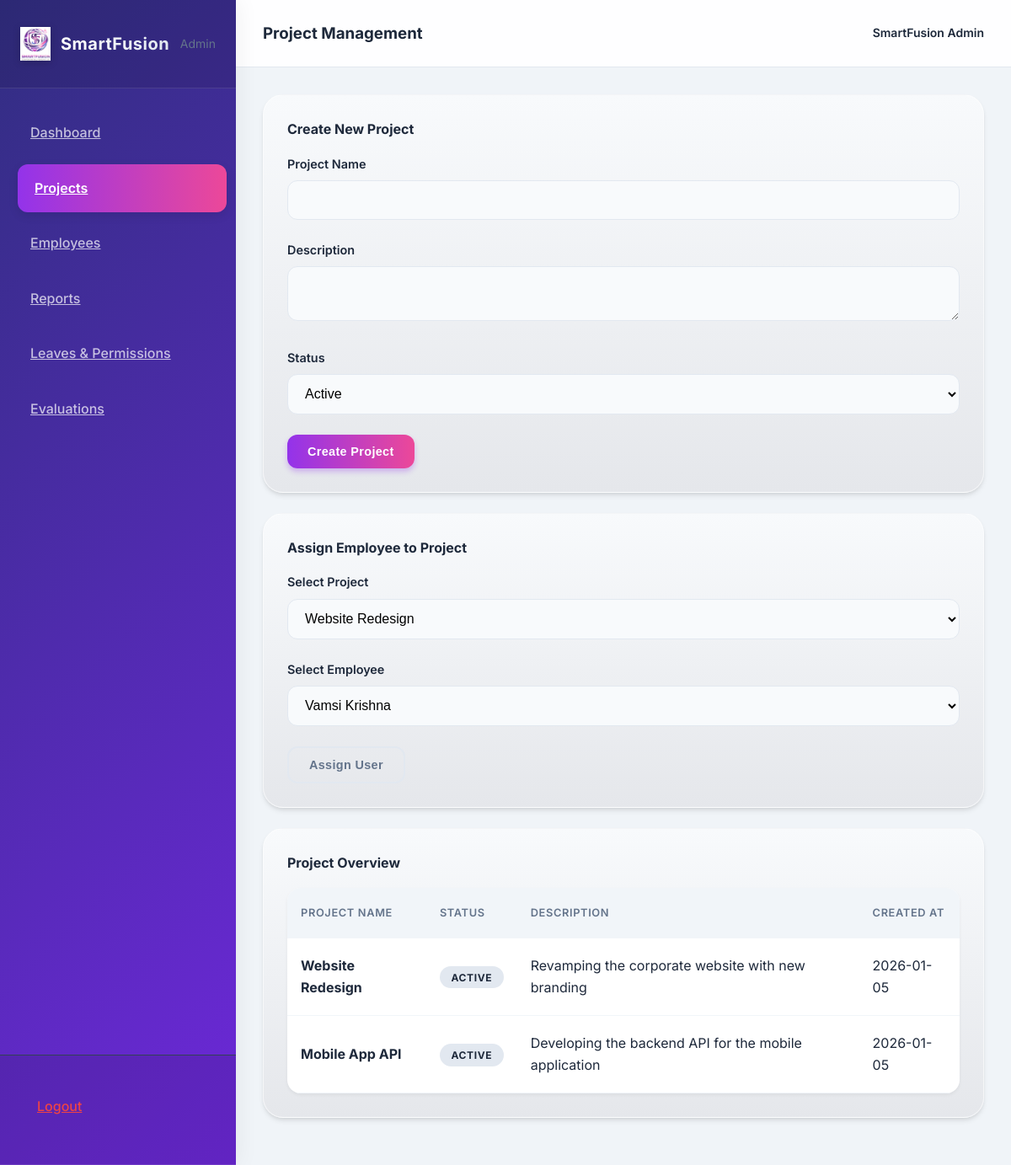
/manage_projects.php (signed in), run on the app's committed database.
### tables this page shows
CREATE TABLE IF NOT EXISTS projects (
    id INT AUTO_INCREMENT PRIMARY KEY,
    name VARCHAR(100) NOT NULL,
    description TEXT,
    status ENUM('Active', 'On Hold', 'Completed') DEFAULT 'Active',
    created_at TIMESTAMP DEFAULT CURRENT_TIMESTAMP
);

### manage_projects.php (the view, shortened to what this page needs)
<?php
require('includes/db_connect.php');
$projects = mysqli_query($conn, "SELECT * FROM projects ORDER BY created_at DESC");
$users = mysqli_query($conn, "SELECT id, full_name FROM users WHERE role='employee' AND is_active=1");
?>
<!DOCTYPE html>
<html lang="en">
<head>
    <link rel="stylesheet" href="css/styles.css">
</head>
<body>
    <div class="dashboard-container">
        <aside class="sidebar">
            <div class="sidebar-header">
                <img src="assets/logo.png" alt="SmartFusion" class="logo-img">
                <span class="logo-text">SmartFusion</span>
                <div class="text-sm text-muted" style="margin-left: auto;">Admin</div>
            </div>
            <nav class="sidebar-nav">
                <a href="admin_dashboard.php" class="nav-item">Dashboard</a>
                <a href="manage_projects.php" class="nav-item active">Projects</a>
                <a href="manage_employees.php" class="nav-item">Employees</a>
                <a href="reports.php" class="nav-item">Reports</a>
                <a href="manage_leaves.php" class="nav-item">Leaves & Permissions</a>
                <a href="monthly_evaluation.php" class="nav-item">Evaluations</a>
            </nav>
            <div class="sidebar-header" style="border-top: 1px solid #334155;">
                <a href="logout.php" class="nav-item" style="color: #EF4444;">Logout</a>
            </div>
        </aside>
        <main class="main-content">
            <header class="top-bar">
                <h3>Project Management</h3>
                <div class="flex items-center gap-4">
                    <span class="text-sm font-semibold">
                        <?php echo $_SESSION['full_name']; ?>
                    </span>
                </div>
            </header>
            <div class="page-content">
                <div class="grid-3" style="grid-template-columns: 1fr 1fr;">
                    <div class="card">
                        <h4 class="mb-4">Create New Project</h4>
                        <form method="post">
                            <div class="form-group">
                                <label class="form-label">Project Name</label>
                                <input type="text" name="name" class="form-control" required>
                            </div>
                            <div class="form-group">
                                <label class="form-label">Description</label>
                                <textarea name="description" class="form-control" rows="2"></textarea>
                            </div>
                            <div class="form-group">
                                <label class="form-label">Status</label>
                                <select name="status" class="form-control">
                                    <option>Active</option>
                                </select>
                            </div>
                            <button type="submit" class="btn btn-primary">Create Project</button>
                        </form>
                    </div>
                    <div class="card">
                        <h4 class="mb-4">Assign Employee to Project</h4>
                        <form method="post">
                            <div class="form-group">
                                <label class="form-label">Select Project</label>
                                <select name="project_id" class="form-control" required>
                                    <?php
                                    mysqli_data_seek($projects, 0);
                                    while ($p = mysqli_fetch_assoc($projects)): ?>
                                        <option value="<?php echo $p['id']; ?>">
                                            <?php echo htmlspecialchars($p['name']); ?>
                                        </option>
                                    <?php endwhile; ?>
                                </select>
                            </div>
                            <div class="form-group">
                                <label class="form-label">Select Employee</label>
                                <select name="user_id" class="form-control" required>
                                    <?php while ($u = mysqli_fetch_assoc($users)): ?>
                                        <option value="<?php echo $u['id']; ?>">
                                            <?php echo htmlspecialchars($u['full_name']); ?>
                                        </option>
                                    <?php endwhile; ?>
                                </select>
                            </div>
                            <button type="submit" class="btn btn-outline">Assign User</button>
                        </form>
                    </div>
                </div>
                <div class="card mt-4">
                    <h4 class="mb-4">Project Overview</h4>
                    <div class="table-container">
                        <table>
                            <thead>
                                <tr>
                                    <th>Project Name</th>
                                    <th>Status</th>
                                    <th>Description</th>
                                    <th>Created At</th>
                                </tr>
                            </thead>
                            <tbody>
                                <?php
                                mysqli_data_seek($projects, 0);
                                while ($row = mysqli_fetch_assoc($projects)): ?>
                                    <tr>
                                        <td><strong>
                                                <?php echo htmlspecialchars($row['name']); ?>
                                            </strong></td>
                                        <td><span class="badge" style="background:#E2E8F0;">
                                                <?php echo $row['status']; ?>
                                            </span></td>
                                        <td>
                                            <?php echo htmlspecialchars($row['description']); ?>
                                        </td>
                                        <td>
                                            <?php echo date('Y-m-d', strtotime($row['created_at'])); ?>
                                        </td>
                                    </tr>
                                <?php endwhile; ?>
                            </tbody>
                        </table>
                    </div>
                </div>
            </div>
        </main>
    </div>
</body>
</html>

### data on the page
projects: name "Website Redesign", status "ACTIVE", description "Revamping the corporate website with new branding", created_at "2026-01-05"
projects: name "Mobile App API", status "ACTIVE", description "Developing the backend API for the mobile application", created_at "2026-01-05"

### other printed values
$_SESSION['full_name'] "SmartFusion Admin"
form field project_id "Website Redesign"
form field user_id "Vamsi Krishna"
